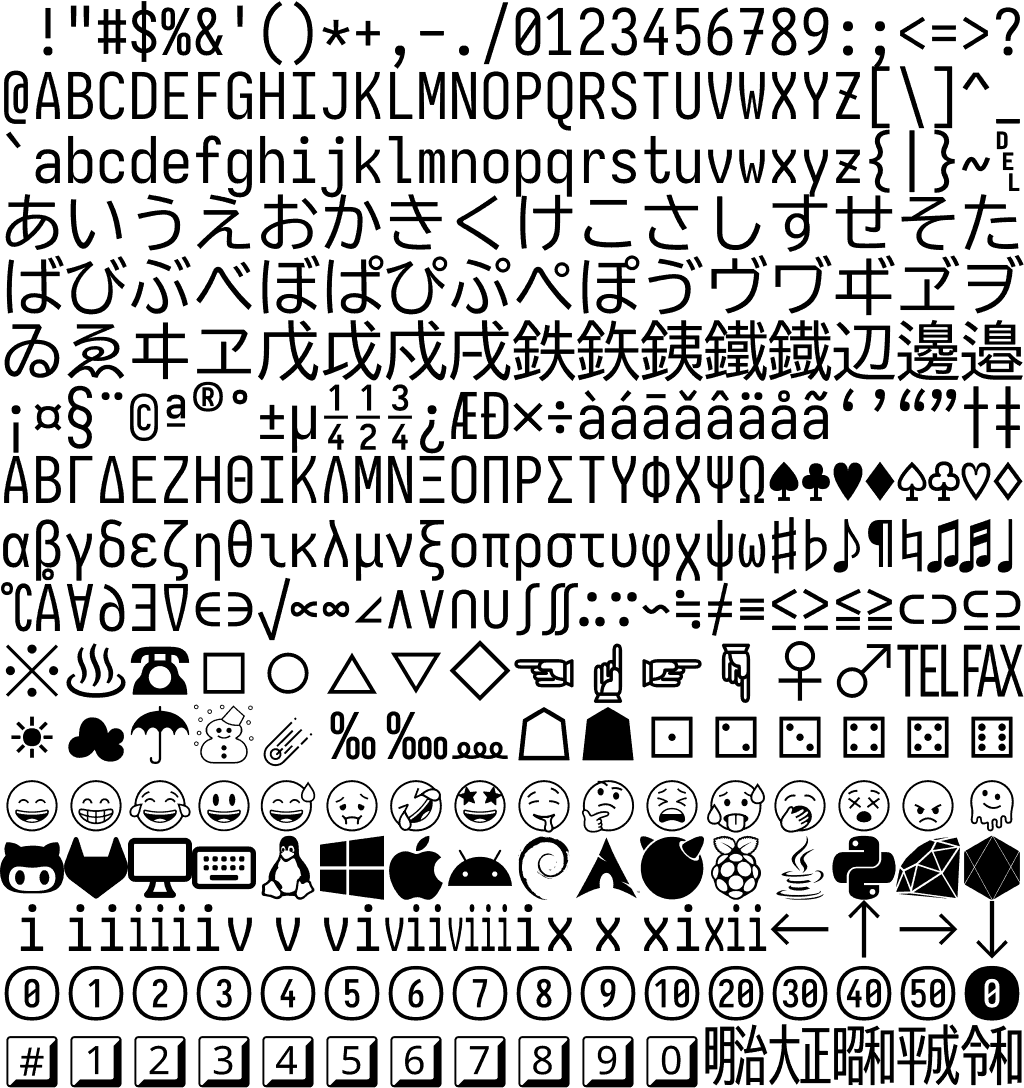

Write the Python code that produced this figure.
#!/usr/bin/env python3
from PIL import Image, ImageDraw, ImageFont

# 画像のサイズ
font_size = 64
width, height = font_size * 16, font_size * 18

COLOR_WHITE=(0xFF, 0xFF, 0xFF)
COLOR_BLACK=(0, 0, 0)
image = Image.new('RGB', (width, height), color=COLOR_WHITE)

draw = ImageDraw.Draw(image)

font_path = "build/EAW-CONSOLE-Regular.ttf"
#font_path = "build/EAW-CONSOLE-Bold.ttf"
font = ImageFont.truetype(font_path, font_size)

x, y = 0, 0

with open('sample/sample.txt', 'r') as f:
    for line in f:
        print(line.rstrip())
        draw.text((x, y), line, font=font, fill=COLOR_BLACK)
        y += font_size

image.save("sample/sample.png")

image.show()
